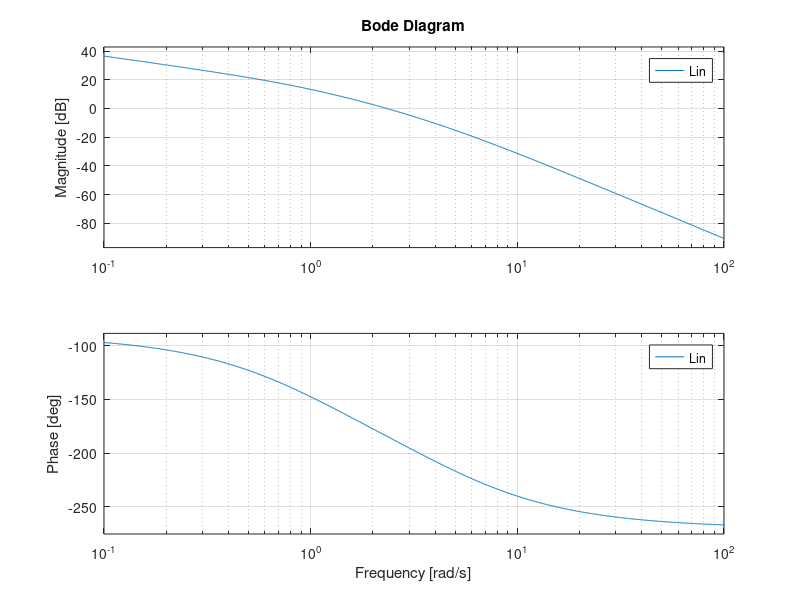

This chart was generated by the following MATLAB code: (Note: this script raises an error after producing the figure.)
s=tf('s');
Gp=100/(s^2+5.5*s+4.5);
pole(Gp)
zpk(Gp);
Kp=100/4.5; %da zpk(Gp) ricavo Gp nella forma Kp*(1-s/zi)(...)/(1-s/pi)(...)
Gs=1;
Ga=0.014;
Gr=1;
Gd=1;
Kd=1;
R0=1;

ro=1.5*10^-1;
Gf=1/(Kd*Gs);
poles=pole(Gp); %ci sono 0 poli in 0 -> p=0
p=0;
h=1; %perchè r è una rampa
nu=h-p; %perche vogliamo erinf<=1.5*10^-1
beta=0; %perchè nu+p è div. da 0
Kc=abs(Kd^2*R0/(ro*Kp*Ga));
tr=2;
ts5=8;
alpha=0.05;

smor=sqrt(log(0.12)^2/(pi^2+log(0.12)^2));
Tp=1/(2*smor*sqrt(1-smor^2));
Tpdb=20*log10(Tp);
Sp=2*smor*sqrt(2+4*smor^2+2*sqrt(1+8*smor^2))/(sqrt(1+8*smor^2)+4*smor^2-1);
Spdb=20*log10(Sp);
wcMIN1=(pi-acos(smor))*sqrt(sqrt(1+4*smor^4)-2*smor^2)/(sqrt(1-smor^2))/tr;
wcMIN2=-log(alpha)*sqrt(sqrt(1+4*smor^4)-2*smor^2)/smor/ts5;
Kc=21.5;
Gc=Kc/s;
Lin=minreal(zpk(Gc*Gp*Ga*Gs*Gf));
figure(1)
bode(Lin)
hold on

[numL, denL] = tfdata(Lin, 'v');

figure(2)
nyquist1(numL,denL)
hold on

figure(3)
nichols(Lin)
hold on

figure(3)
myngridst(Tp, Sp)
hold on

z=1.27;
Rz=1+s/z;

wnorm=100;
p1=1.4/wnorm;
m1=10^(11.45/20);

Ri=(1+s/(m1*p1))/(1+s/p1);

Gc=Gc*Rz*Ri;
Lfin=minreal(zpk(Gc*Gp*Ga*Gs*Gf));

figure(3)
nichols(Lfin)
hold on

T=minreal(zpk(Lfin/(1+Lfin)));
time=[0:tr/100:10];
figure(4)
step(T/(Gf*Gs),time)
Kd=1;
R0=1;
S=1/(1+Lfin);
T=Lfin/(1+Lfin);
Kd^2*R0/(Kp*Kc*Ga);
[mgs,phs]=bode(S,0.03);
16*10^-2*mgs;
[mgt,pht]=bode(T,60);
mgt*2*10^-1;

